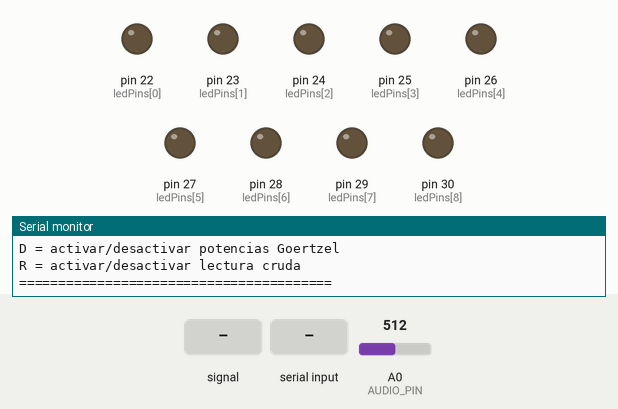
This sketch was run on a simulated Arduino Mega 2560, built with avr-gcc and run on an emulated ATmega2560. On the bench: output pins drawn as LEDs (lit = HIGH), the last lines printed to the serial monitor. The test bench sets the inputs (shaded band); at power-on: A0 (AUDIO_PIN) = 512.

Above: at 1.2 s.
1.3 s: A0 (AUDIO_PIN) fed a 200 Hz sine of ±460 counts around its level
At 1.52 s:
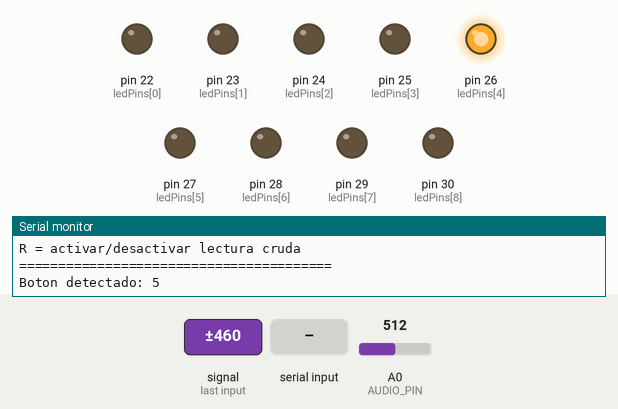
4.3 s: "30,150\n" received over Serial
At 4.7 s:
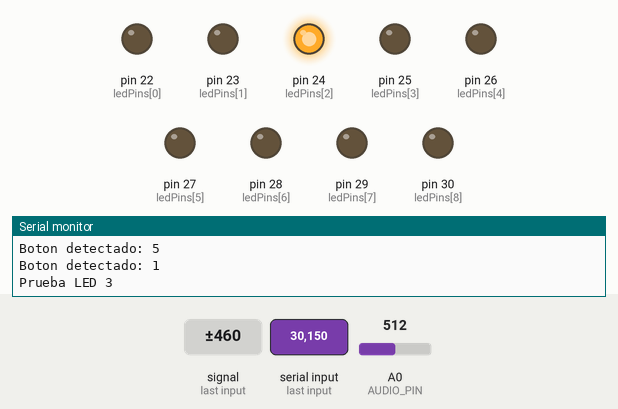
7.3 s: "d90\n" received over Serial
At 7.7 s:
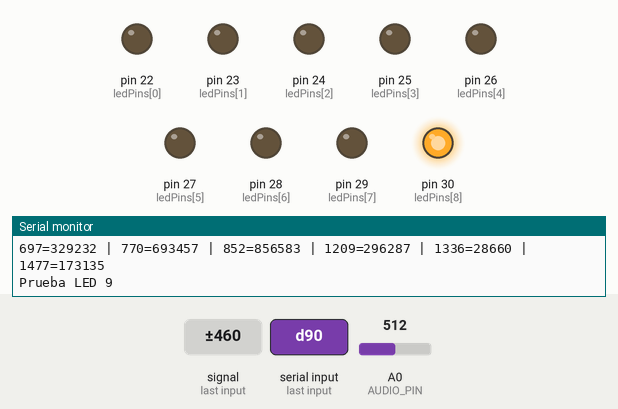
10.3 s: A0 (AUDIO_PIN) fed a 1000 Hz sine of ±255 counts around its level
At 11.58 s:
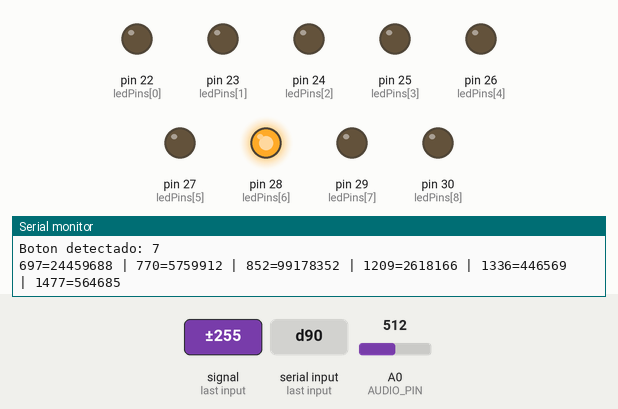
13.1 s: "d,45\n" received over Serial
At 13.6 s:
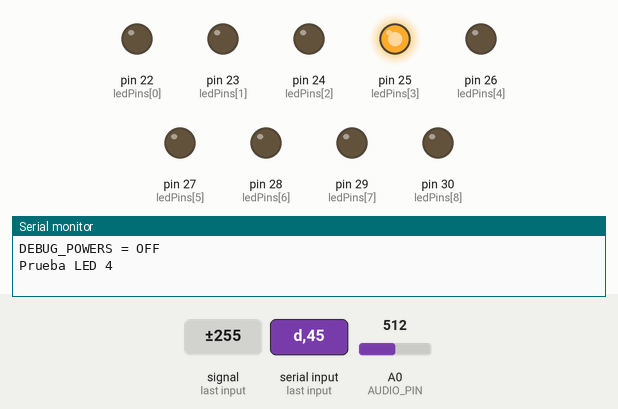
16.1 s: A0 (AUDIO_PIN) set to 716
At 16.1 s:
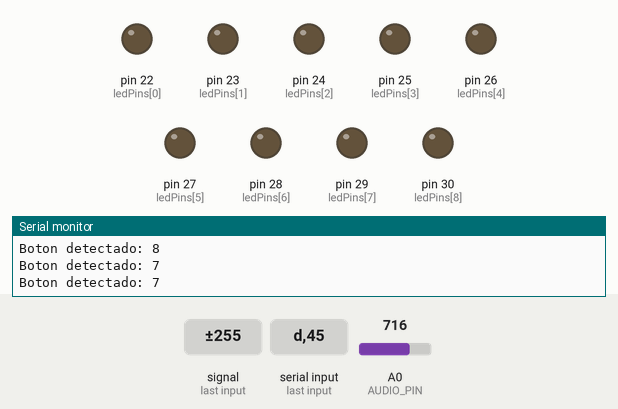
Timing chart, 0 to 18.6 s (numbered marks = the images above; inputs shaded):
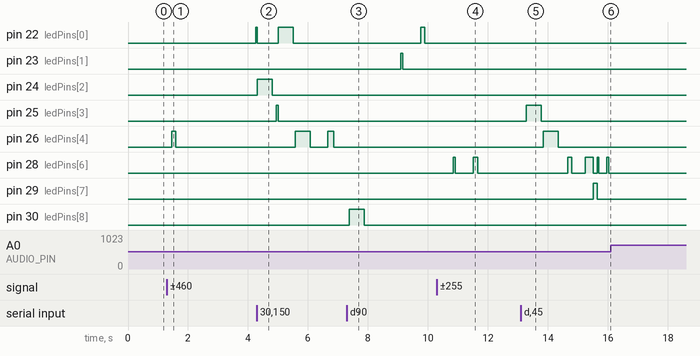

The sketch:

test.ino
```cpp
#include <Arduino.h>
#include <math.h>

// =====================================================
// Proyecto: Receptor DTMF con Arduino Mega
// Sensor: FC-04 Voice Sound Detection Sensor Module
// Entrada recomendada: AO / AOUT del FC-04 hacia A0
// Salida: Matriz de 9 LEDs en pines 22-30
// Detección: Goertzel
// =====================================================

// -------------------------
// Pines
// -------------------------
const byte AUDIO_PIN = A0;

// Pines para LEDs 1 al 9
const byte ledPins[9] = {
  22, 23, 24,
  25, 26, 27,
  28, 29, 30
};

// -------------------------
// Frecuencias DTMF
// -------------------------
// Filas: 697, 770, 852 Hz
// Columnas: 1209, 1336, 1477 Hz
const float freqs[6] = {
  697.0,
  770.0,
  852.0,
  1209.0,
  1336.0,
  1477.0
};

// -------------------------
// Muestreo
// -------------------------
const float FS = 8000.0;                    // 8 kHz
const unsigned int SAMPLE_PERIOD_US = 125;  // 1 / 8000 = 125 us
const int N = 205;                          // muestras por bloque

int samples[N];
float coeffs[6];

// -------------------------
// Parámetros ajustables
// -------------------------
// Para FC-04 se empieza más bajo porque la señal puede variar bastante.
float MIN_POWER = 100000.0;
float RATIO = 1.4;

// Detecciones iguales consecutivas necesarias
const int REQUIRED_STABLE = 2;

int lastButton = 0;
int stableCount = 0;
int lastShownButton = 0;

// Modos de depuración
bool DEBUG_POWERS = false;
bool DEBUG_RAW = false;

// =====================================================
// SETUP
// =====================================================
void setup() {
  Serial.begin(115200);

  for (int i = 0; i < 9; i++) {
    pinMode(ledPins[i], OUTPUT);
    digitalWrite(ledPins[i], LOW);
  }

  // Precalcular coeficientes Goertzel
  for (int i = 0; i < 6; i++) {
    float k = round((N * freqs[i]) / FS);
    float omega = (2.0 * PI * k) / N;
    coeffs[i] = 2.0 * cos(omega);
  }

  Serial.println("========================================");
  Serial.println("Receptor DTMF listo");
  Serial.println("Arduino Mega + FC-04 + LEDs 3x3");
  Serial.println("Conectar AO/AOUT del FC-04 a A0");
  Serial.println("El pin DO/OUT digital no se usa para DTMF");
  Serial.println("========================================");
  Serial.println("Comandos:");
  Serial.println("1-9 = probar LED");
  Serial.println("D = activar/desactivar potencias Goertzel");
  Serial.println("R = activar/desactivar lectura cruda");
  Serial.println("========================================");
}

// =====================================================
// LOOP PRINCIPAL
// =====================================================
void loop() {
  checkSerialCommands();

  captureSamples();

  if (DEBUG_RAW) {
    printRawStats();
    delay(150);
    return;
  }

  int detectedButton = detectButton();

  if (detectedButton > 0) {
    if (detectedButton == lastButton) {
      stableCount++;
    } else {
      lastButton = detectedButton;
      stableCount = 1;
    }

    if (stableCount >= REQUIRED_STABLE) {
      showButton(detectedButton);

      if (detectedButton != lastShownButton) {
        Serial.print("Boton detectado: ");
        Serial.println(detectedButton);
        lastShownButton = detectedButton;
      }
    }
  } else {
    lastButton = 0;
    stableCount = 0;
    lastShownButton = 0;
    clearLeds();
  }
}

// =====================================================
// Comandos por Monitor Serial
// =====================================================
void checkSerialCommands() {
  if (!Serial.available()) {
    return;
  }

  char c = Serial.read();

  if (c >= '1' && c <= '9') {
    int button = c - '0';

    showButton(button);

    Serial.print("Prueba LED ");
    Serial.println(button);

    delay(500);
    clearLeds();
  }

  if (c == 'd' || c == 'D') {
    DEBUG_POWERS = !DEBUG_POWERS;

    Serial.print("DEBUG_POWERS = ");
    Serial.println(DEBUG_POWERS ? "ON" : "OFF");
  }

  if (c == 'r' || c == 'R') {
    DEBUG_RAW = !DEBUG_RAW;

    Serial.print("DEBUG_RAW = ");
    Serial.println(DEBUG_RAW ? "ON" : "OFF");
  }
}

// =====================================================
// Captura de muestras desde A0
// =====================================================
void captureSamples() {
  unsigned long nextSampleTime = micros();
  long sum = 0;

  for (int i = 0; i < N; i++) {
    while ((long)(micros() - nextSampleTime) < 0) {
      // Espera al siguiente instante de muestreo
    }

    int raw = analogRead(AUDIO_PIN);

    samples[i] = raw;
    sum += raw;

    nextSampleTime += SAMPLE_PERIOD_US;
  }

  // Quitar componente DC
  int mean = sum / N;

  for (int i = 0; i < N; i++) {
    samples[i] = samples[i] - mean;
  }
}

// =====================================================
// Detectar botón DTMF
// =====================================================
int detectButton() {
  float powers[6];

  for (int i = 0; i < 6; i++) {
    powers[i] = goertzelPower(i);
  }

  if (DEBUG_POWERS) {
    printPowers(powers);
  }

  int lowIndex = maxIndex(powers, 0, 2);
  int highIndex = maxIndex(powers, 3, 5);

  float lowMax = powers[lowIndex];
  float highMax = powers[highIndex];

  float lowSecond = secondMaxValue(powers, 0, 2, lowIndex);
  float highSecond = secondMaxValue(powers, 3, 5, highIndex);

  bool lowValid = lowMax > MIN_POWER && lowMax > (lowSecond * RATIO);
  bool highValid = highMax > MIN_POWER && highMax > (highSecond * RATIO);

  if (!lowValid || !highValid) {
    return 0;
  }

  int row = lowIndex;       // 0, 1, 2
  int col = highIndex - 3;  // 0, 1, 2

  int button = row * 3 + col + 1;

  return button;
}

// =====================================================
// Algoritmo Goertzel
// =====================================================
float goertzelPower(int freqIndex) {
  float s_prev = 0.0;
  float s_prev2 = 0.0;
  float coeff = coeffs[freqIndex];

  for (int i = 0; i < N; i++) {
    float s = samples[i] + coeff * s_prev - s_prev2;
    s_prev2 = s_prev;
    s_prev = s;
  }

  float power = s_prev2 * s_prev2 + s_prev * s_prev - coeff * s_prev * s_prev2;

  return power;
}

// =====================================================
// Utilidades de cálculo
// =====================================================
int maxIndex(float arr[], int start, int end) {
  int idx = start;
  float maxVal = arr[start];

  for (int i = start + 1; i <= end; i++) {
    if (arr[i] > maxVal) {
      maxVal = arr[i];
      idx = i;
    }
  }

  return idx;
}

float secondMaxValue(float arr[], int start, int end, int excludeIndex) {
  float second = 0.0;

  for (int i = start; i <= end; i++) {
    if (i == excludeIndex) {
      continue;
    }

    if (arr[i] > second) {
      second = arr[i];
    }
  }

  return second;
}

// =====================================================
// LEDs
// =====================================================
void showButton(int button) {
  clearLeds();

  if (button >= 1 && button <= 9) {
    digitalWrite(ledPins[button - 1], HIGH);
  }
}

void clearLeds() {
  for (int i = 0; i < 9; i++) {
    digitalWrite(ledPins[i], LOW);
  }
}

// =====================================================
// Debug de potencias Goertzel
// =====================================================
void printPowers(float powers[]) {
  Serial.print("697=");
  Serial.print(powers[0], 0);

  Serial.print(" | 770=");
  Serial.print(powers[1], 0);

  Serial.print(" | 852=");
  Serial.print(powers[2], 0);

  Serial.print(" | 1209=");
  Serial.print(powers[3], 0);

  Serial.print(" | 1336=");
  Serial.print(powers[4], 0);

  Serial.print(" | 1477=");
  Serial.println(powers[5], 0);
}

// =====================================================
// Debug de señal cruda
// =====================================================
void printRawStats() {
  int minVal = 1023;
  int maxVal = 0;
  long sum = 0;

  for (int i = 0; i < N; i++) {
    int value = samples[i];

    // samples[] ya está sin DC, así que se reconstruye solo para estadística aproximada.
    // Para ver datos crudos reales, se vuelve a leer A0 aquí.
    int raw = analogRead(AUDIO_PIN);

    if (raw < minVal) minVal = raw;
    if (raw > maxVal) maxVal = raw;
    sum += raw;
  }

  int avg = sum / N;
  int p2p = maxVal - minVal;

  Serial.print("RAW AVG=");
  Serial.print(avg);

  Serial.print(" | MIN=");
  Serial.print(minVal);

  Serial.print(" | MAX=");
  Serial.print(maxVal);

  Serial.print(" | P2P=");
  Serial.println(p2p);
}
```

Measured:
- after the input at 1.3 s, pin 22 (ledPins[0]): LOW → HIGH after 3.0 s; pin 26 (ledPins[4]): LOW → HIGH after 0.16 s, → LOW 0.13 s later
- after the input at 4.3 s, pin 24 (ledPins[2]): LOW → HIGH at once, → LOW 0.50 s later; pin 25 (ledPins[3]): LOW → HIGH after 0.65 s, → LOW 0.07 s later; pin 26 (ledPins[4]): LOW → HIGH after 1.3 s, → LOW 0.50 s later, → HIGH 0.58 s later, → LOW 0.20 s later
- after the input at 7.3 s, pin 22 (ledPins[0]): LOW → HIGH after 2.5 s instead of 2.9 s; pin 23 (ledPins[1]): LOW → HIGH after 1.8 s, → LOW 0.07 s later; pin 26 (ledPins[4]): stays LOW (without the input it goes to HIGH after 0.40 s); pin 30 (ledPins[8]): LOW → HIGH after 0.08 s, → LOW 0.50 s later
- after the input at 10.3 s, pin 27 (ledPins[5]): stays LOW (without the input it goes to HIGH after 0.33 s); pin 28 (ledPins[6]): LOW → HIGH after 0.54 s, → LOW 0.07 s later, → HIGH 0.61 s later, → LOW 0.14 s later
- after the input at 13.1 s, pin 25 (ledPins[3]): LOW → HIGH after 0.17 s, → LOW 0.50 s later; pin 26 (ledPins[4]): LOW → HIGH after 0.74 s, → LOW 0.50 s later; pin 29 (ledPins[7]): LOW → HIGH after 2.4 s, → LOW 0.13 s later
- after the input at 16.1 s, pin 28 (ledPins[6]): stops changing and stays LOW
